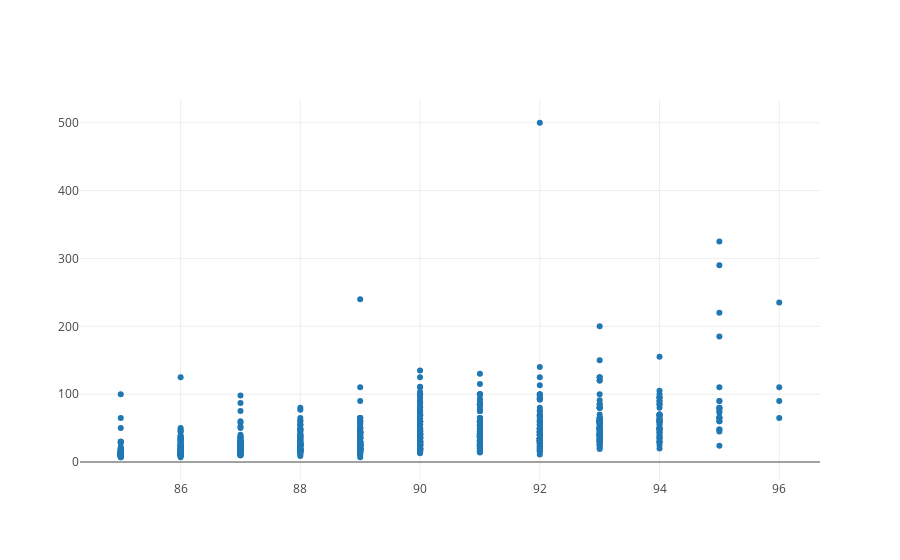

The notebook cell saved with this chart:
### Code cell
iplot([plotly.Scatter(x=wine_df2.head(1000)['points'], y=wine_df2.head(1000)['price'], mode='markers')])

### Figure 1 — Plotly figure (JSON) as saved in the notebook; plotly's stock layout.template omitted (floating-point values rounded to 4 significant figures; data arrays with more than 128 entries replaced by an {"elided": "..."} marker saying what was removed)
{"data": [{"mode": "markers", "type": "scatter", "x": {"elided": "1000 int values"}, "y": {"elided": "1000 int values"}}], "layout": {}}
